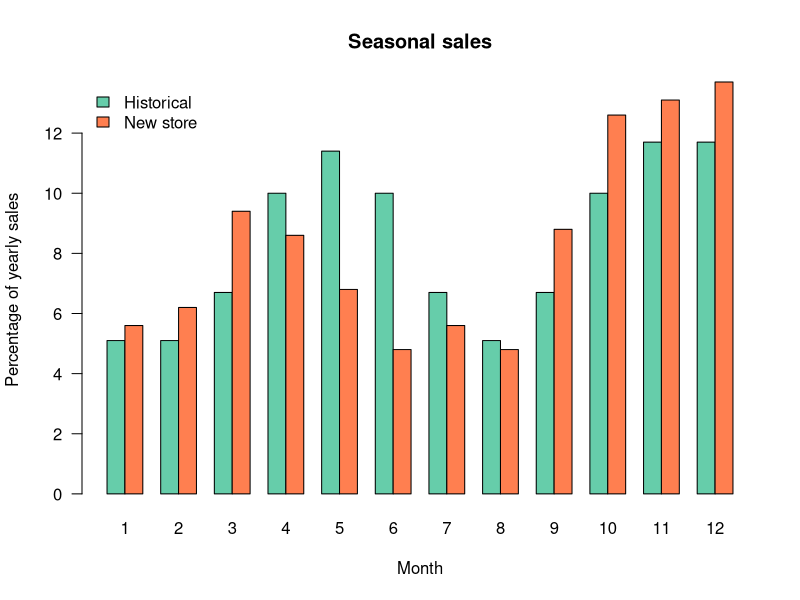

This figure's R source:
## Statistics for Business with Applications in R and RStudio
##
## Chapter 7: Comparing proportions and distributions

## 7.1g ######################

Observed <- c(29, 45, 49.4, 32.8)
Historical <- c(0.39, 0.25, 0.13, 0.23)
Expected <- c(60.918, 39.05, 20.306, 35.926)

chi <- sum((Observed - Expected)^2 / Expected) # 59.587

## 7.1h ######################

qchisq(p = 0.95, df = 3) # 7.185

## 7.1i ######################

# chi-square test: x = observations p = model distribution
# rescale makes sure the model distribution adds up to 100%
chisq.test(x = Observed, p = Historical, rescale.p = TRUE)

# Chi-squared value: 59.587
# p-value: 7.201e-13

## 7.1j ######################

chisq <- chisq.test(x = Observed, p = Historical)
chisq$expected   # Extract expected values with $expected

## 7.2a ######################

# These are the values for the sales dataset
sales <- data.frame(month = seq(from = 1, to = 12, by = 1),
                    historical = c(5.1, 5.1, 6.7, 10, 11.4, 10,
                                   6.7, 5.1, 6.7, 10, 11.7, 11.7),
                    newstore = c(5.6, 6.2, 9.4, 8.6, 6.8, 4.8,
                                 5.6, 4.8, 8.8, 12.6, 13.1, 13.7))

summary(sales)

## 7.2b ######################

# Create a barplot
barplot(t(matrix(c(sales$historical, sales$newstore), ncol = 2)),
        beside = T, names.arg = sales$month, las = 1, xlab = 'Month',
        ylab = 'Percentage of yearly sales',
        main = 'Seasonal sales',
        col = c('aquamarine3','coral'))
# Add a legend
legend('topleft', bty = 'n',
       legend = c('Historical', 'New store'),
       fill = c('aquamarine3','coral'))

chisq.test(x = sales$newstore, p = sales$historical, rescale.p = TRUE)
# p-value: 
## 7.3h ######################

n <- c(71, 111)
k <- c(8, 16)
prop.test(x = k, n = n)
# p-value: 0.6984